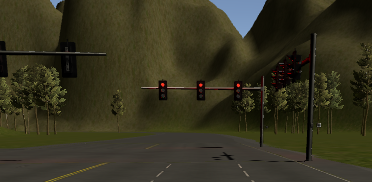
#> input picture notebooks/test_images/light_red1.PNG, 372 x 182 px; its folder holds only this picture in this run
$ jupyter execute opencv_detector.ipynb
#> lines starting #> are read from the running program, lines starting #| are printed output that depends on the picture; after the words box and inside, x2 and y2 are one past the last pixel; in counts of white or black regions, pixels touching at a corner belong together
#> further down, image is the input picture: shape (182, 372, 3); mean B, G, R 31.5, 50.5, 53.2
#> `hsv_image = cv2.cvtColor(image, cv2.COLOR_BGR2HSV)`: hsv_image: shape (182, 372, 3); mean H, S, V 26.1, 119.9, 54.6
# Self-Driving Car Engineer Capstone
## Traffic Light Detection

[cell 1]
import matplotlib.image as mpimg
import matplotlib.pyplot as plt
import numpy as np
import cv2
import glob
import time
import pickle

[cell 2]
def binary_to_3_channel_img(binary_img):
    new_img = np.dstack((binary_img, binary_img, binary_img)) * 255
    return new_img

# [30 lines left out: functions region_of_interest, render_region_of_interest, not called in this run]


def render_recognized_circles(image, circles, border_color=(0, 0, 0), center_color=(0, 0, 255)):
    for i in circles[0, :]:
        # draw the outer circle
        cv2.circle(image, (i[0], i[1]), i[2], border_color, 2)
        # draw the center of the circle
        #cv2.circle(image, (i[0], i[1]), 2, center_color, 3)


def recognize_light(image, lower_range, upper_range):
    ranged_image = cv2.inRange(image, lower_range, upper_range)
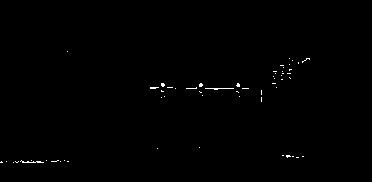
#> ranged_image: shape (182, 372); 0.39% white in thin lines or dots, all inside (x1, y1, x2, y2) = (0, 51, 310, 163)
#> in recognize_light (call 2), `ranged_image = cv2.inRange(image, lower_range, upper_range)`: ranged_image: shape (182, 372); every value is 0
    return ranged_image


def get_hough_circles(weighted_img):
    blur_img = cv2.GaussianBlur(weighted_img, (15, 15), 0)
    canny_img = get_canny_edge(weighted_img)


    circles = cv2.HoughCircles(canny_img, cv2.HOUGH_GRADIENT, 3, 20, param1=10, param2=30, minRadius=5, maxRadius=20)
    #circles = cv2.HoughCircles(blur_img, cv2.HOUGH_GRADIENT, 1, 10, param1=100, param2=100, minRadius=15, maxRadius=50)
    return circles

def recognize_red_light(hsv_image):
    lower_red = np.array([0, 50, 50])
    upper_red = np.array([10, 255, 255])
    red1 = recognize_light(hsv_image, lower_red, upper_red)

    lower_red = np.array([160, 100, 100]) #170, 50, 50
    upper_red = np.array([180, 255, 255])
    red2 = recognize_light(hsv_image, lower_red, upper_red)

    weighted_img = cv2.addWeighted(red1, 1.0, red2, 1.0, 0.0)

    return get_hough_circles(weighted_img)


# [26 lines left out: functions recognize_green_light, recognize_yellow_light, not called in this run]

def get_canny_edge(weighted_img):
    kernel       = np.ones((5,5), np.uint8)
    kernel_erode = np.ones((3,3), np.uint8)

    erode   = cv2.erode(weighted_img, kernel_erode,iterations = 1)
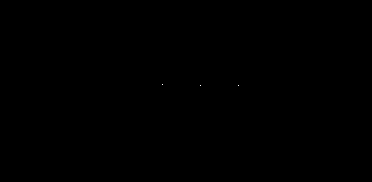
#> erode: shape (182, 372); 0% white in thin lines or dots, all inside (x1, y1, x2, y2) = (162, 84, 239, 86)
    dilated = cv2.dilate(erode,  kernel)
#> dilated: shape (182, 372); 0.11% white; 3 white regions, box (x1, y1, x2, y2) and area: (160, 82, 165, 87) 25, (198, 83, 203, 88) 25, (236, 83, 241, 88) 25
    dilated = cv2.dilate(dilated, kernel)
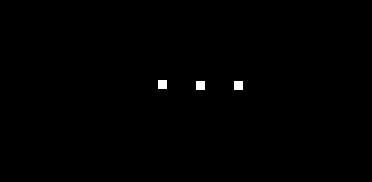
#> dilated: shape (182, 372); 0.36% white; 3 white regions, box (x1, y1, x2, y2) and area: (158, 80, 167, 89) 81, (196, 81, 205, 90) 81, (234, 81, 243, 90) 81
    dilated = cv2.dilate(dilated, kernel)
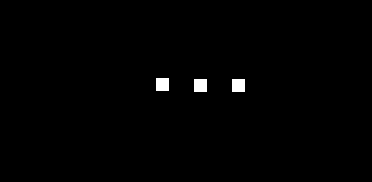
#> dilated: shape (182, 372); 0.75% white; 3 white regions, box (x1, y1, x2, y2) and area: (156, 78, 169, 91) 169, (194, 79, 207, 92) 169, (232, 79, 245, 92) 169

    closed = cv2.morphologyEx(dilated, cv2.MORPH_CLOSE, kernel)

    return cv2.Canny(closed, 50, 70)
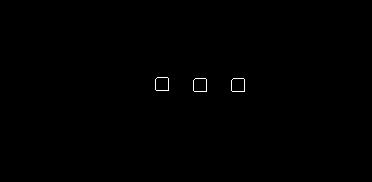
#> returned value: shape (182, 372); 0.21% white in thin lines or dots, all inside (x1, y1, x2, y2) = (155, 77, 245, 92)


# [47 lines left out: functions recognize_traffic_lights, traffic_light_msg_to_string, not called in this run]

### RED Light detection

[cell 3]
images = glob.glob('test_images/light_red*.png')

for file in (images):
    image =cv2.imread(file)

    #convert to hsv
    hsv_image = cv2.cvtColor(image, cv2.COLOR_BGR2HSV)

    #detect light
    circles = recognize_red_light(hsv_image)
#> in get_hough_circles, `circles = cv2.HoughCircles(canny_img, cv2.HOUGH_GRADIENT, 3, 20, param..`: circles = [[199.5, 85.5, 8.6], [238.5, 85.5, 6.05], [160.5, 82.5, 6.05]]

    #run hough circles
    #circles = get_hough_circles(weighted_image)
    #circles = cv2.HoughCircles(edges,cv2.HOUGH_GRADIENT,3,20,param1=20,param2=30,minRadius=5,maxRadius=40)

    #print(circles)
    image = cv2.cvtColor(image, cv2.COLOR_BGR2RGB)

    #plt.imshow(weighted_image)

    plt.figure(figsize=(15, 15 ))
    plt.subplot(221)
    plt.imshow(image)
    if circles is not None:
        render_recognized_circles(image, circles, border_color=(255, 0, 0))
#> the loop in render_recognized_circles, `for i in circles[0, :]:` made 3 passes
#> after the loop in render_recognized_circles, `for i in circles[0, :]:`:
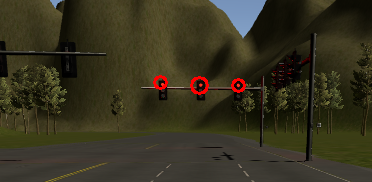
#> image: shape (182, 372, 3); mean R, G, B 54.4, 50.3, 31.3
        plt.subplot(222)
        plt.imshow(image)

    plt.subplots_adjust(hspace = 1)
    plt.tight_layout()
    plt.show()

$ run again, on notebooks/test_images/light_red6.PNG
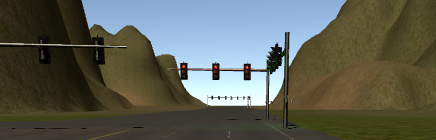
#> input picture notebooks/test_images/light_red6.PNG, 436 x 140 px
#> image is the input picture: shape (140, 436, 3); mean B, G, R 85.7, 96.1, 93.1
#> hsv_image: shape (140, 436, 3); mean H, S, V 43.9, 106.2, 109.5
#> ranged_image: shape (140, 436); 0.21% white in thin lines or dots, all inside (x1, y1, x2, y2) = (14, 52, 268, 131)
#> ranged_image: shape (140, 436); every value is 0
#> erode: shape (140, 436); 0% white in thin lines or dots, all inside (x1, y1, x2, y2) = (183, 66, 184, 67)
#> in get_hough_circles, `circles = cv2.HoughCircles(canny_img, cv2.HOUGH_GRADIENT, 3, 20, param..`: circles = [[181.5, 64.5, 6.05]]
#> the loop in render_recognized_circles, `for i in circles[0, :]:` made 1 pass
#> after the loop in render_recognized_circles, `for i in circles[0, :]:`:
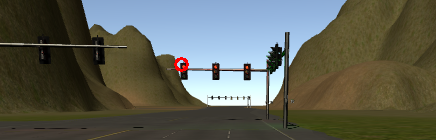
#> image: shape (140, 436, 3); mean R, G, B 93.4, 95.9, 85.5

$ run again, on notebooks/test_images/light_red7.PNG
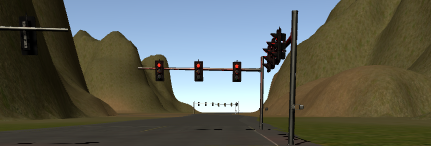
#> input picture notebooks/test_images/light_red7.PNG, 431 x 146 px
#> image is the input picture: shape (146, 431, 3); mean B, G, R 87.1, 96.6, 93.8
#> hsv_image: shape (146, 431, 3); mean H, S, V 44.1, 105.9, 110.8
#> in recognize_light, `ranged_image = cv2.inRange(image, lower_range, upper_range)`:
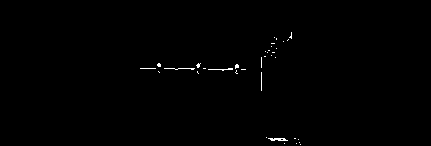
#> ranged_image: shape (146, 431); 0.41% white in thin lines or dots, all inside (x1, y1, x2, y2) = (140, 32, 301, 145)
#> ranged_image: shape (146, 431); 0% white in thin lines or dots, all inside (x1, y1, x2, y2) = (267, 47, 272, 54)
#> erode: shape (146, 431); 0.01% white in thin lines or dots, all inside (x1, y1, x2, y2) = (159, 65, 280, 140)
#> in get_hough_circles, `circles = cv2.HoughCircles(canny_img, cv2.HOUGH_GRADIENT, 3, 20, param..`: circles = [[157.5, 64.5, 8.6], [196.5, 64.5, 8.6], [235.5, 64.5, 6.05], [277.5, 139.5, 6.05]]
#> the loop in render_recognized_circles, `for i in circles[0, :]:` made 4 passes
#> after the loop in render_recognized_circles, `for i in circles[0, :]:`:
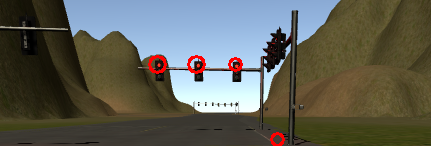
#> image: shape (146, 431, 3); mean R, G, B 95.1, 95.7, 86.2

$ run again, on notebooks/test_images/light_red2.PNG
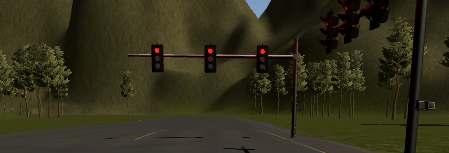
#> input picture notebooks/test_images/light_red2.PNG, 449 x 153 px
#> image is the input picture: shape (153, 449, 3); mean B, G, R 26.6, 47.3, 50.3
#> hsv_image: shape (153, 449, 3); mean H, S, V 25.2, 130.3, 51
#> in recognize_light, `ranged_image = cv2.inRange(image, lower_range, upper_range)`:
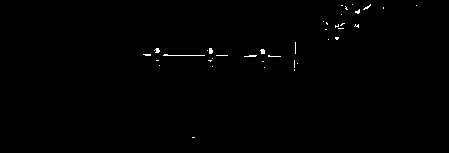
#> ranged_image: shape (153, 449); 0.44% white in thin lines or dots, all inside (x1, y1, x2, y2) = (143, 4, 417, 138)
#> ranged_image: shape (153, 449); 0.01% white in thin lines or dots, all inside (x1, y1, x2, y2) = (155, 7, 346, 53)
#> erode: shape (153, 449); 0.02% white in thin lines or dots, all inside (x1, y1, x2, y2) = (156, 49, 264, 53)
#> in get_hough_circles, `circles = cv2.HoughCircles(canny_img, cv2.HOUGH_GRADIENT, 3, 20, param..`: circles = [[208.5, 49.5, 7.4], [259.5, 49.5, 8], [154.5, 49.5, 6.8]]
#> the loop in render_recognized_circles, `for i in circles[0, :]:` made 3 passes
#> after the loop in render_recognized_circles, `for i in circles[0, :]:`:
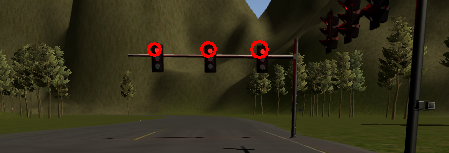
#> image: shape (153, 449, 3); mean R, G, B 51.5, 47.1, 26.5
